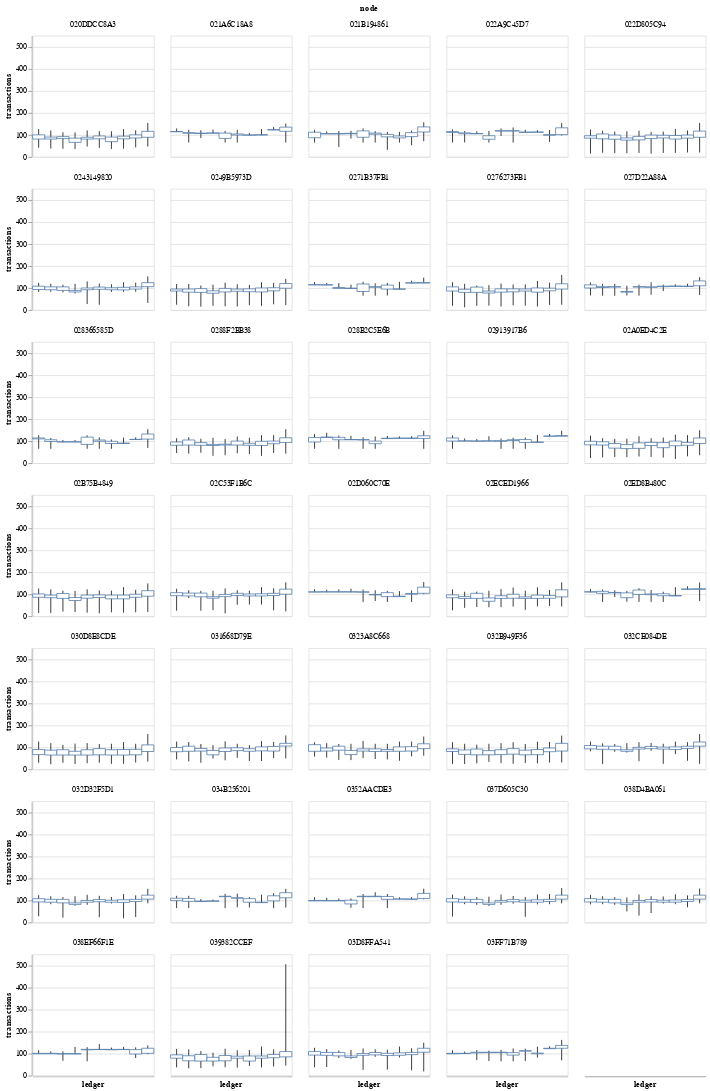

Notebook source saved alongside this figure:
### Code cell
# Distribution of sizes of first proposal over time per validator.
data = props[props['seq'] == 0].drop(columns='seq')
data = data.merge(buckets, on='ledger').merge(sizes, on='tset')
data = data.groupby(['node', 'bucket']).describe()
data.columns = data.columns.droplevel()
data = data.reset_index()
data['node'] = data['node'].str.slice(stop=10)

xaxis = alt.Chart(data).encode(
    x=alt.X('bucket:O', axis=alt.Axis(title='ledger', labels=False, ticks=False)),
)

tooltip = ['max', '75%', '50%', '25%', 'min']

wick = xaxis.mark_rule().encode(
    alt.Y('min:Q', title='transactions'),
    alt.Y2('max:Q'),
    tooltip=tooltip,
)

candle = xaxis.mark_bar(fill='white', stroke='#4c78a8').encode(
    alt.Y('25%:Q'),
    alt.Y2('75%:Q'),
    tooltip=tooltip,
)

(
    wick + candle
).properties(
    width=160,
    height=160,
).facet(
    'node',
    columns=5,
)

### Figure 1 — Vega-Lite specification as saved in the notebook (floating-point values rounded to 4 significant figures; data arrays with more than 128 entries replaced by an {"elided": "..."} marker saying what was removed)
{"config": {"view": {"continuousWidth": 400, "continuousHeight": 300}}, "data": {"name": "data-e8394f68f2e9edaff257cb248789c7e4"}, "facet": {"type": "nominal", "field": "node"}, "spec": {"layer": [{"mark": "rule", "encoding": {"tooltip": [{"type": "quantitative", "field": "max"}, {"type": "quantitative", "field": "75%"}, {"type": "quantitative", "field": "50%"}, {"type": "quantitative", "field": "25%"}, {"type": "quantitative", "field": "min"}], "x": {"type": "ordinal", "axis": {"labels": false, "ticks": false, "title": "ledger"}, "field": "bucket"}, "y": {"type": "quantitative", "field": "min", "title": "transactions"}, "y2": {"field": "max"}}}, {"mark": {"type": "bar", "fill": "white", "stroke": "#4c78a8"}, "encoding": {"tooltip": [{"type": "quantitative", "field": "max"}, {"type": "quantitative", "field": "75%"}, {"type": "quantitative", "field": "50%"}, {"type": "quantitative", "field": "25%"}, {"type": "quantitative", "field": "min"}], "x": {"type": "ordinal", "axis": {"labels": false, "ticks": false, "title": "ledger"}, "field": "bucket"}, "y": {"type": "quantitative", "field": "25%"}, "y2": {"field": "75%"}}}], "height": 160, "width": 160}, "columns": 5, "$schema": "https://vega.github.io/schema/vega-lite/v4.8.1.json", "datasets": {"data-e8394f68f2e9edaff257cb248789c7e4": {"elided": "340 records"}}}
